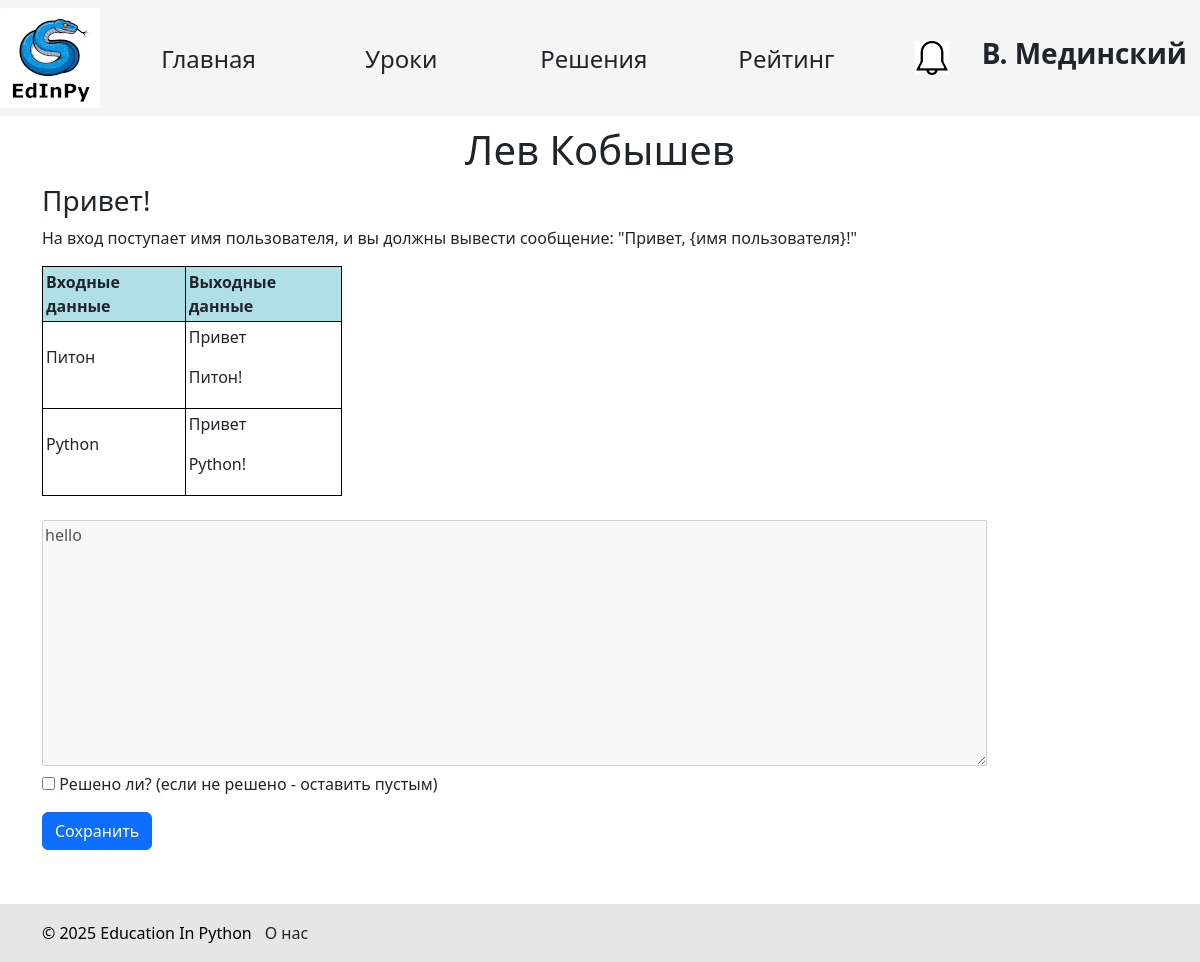
The app's page /check_solutions/2 (signed in) with its own data.
### data/teachers.py (models this page shows, shortened)
class Teacher(SqlAlchemyBase, UserMixin):
    __tablename__ = 'teachers'
    id = sqlalchemy.Column(sqlalchemy.Integer, primary_key=True, autoincrement=True)
    name = sqlalchemy.Column(sqlalchemy.String, nullable=True)
    surname = sqlalchemy.Column(sqlalchemy.String, nullable=True)
    age = sqlalchemy.Column(sqlalchemy.Integer, nullable=True)
    email = sqlalchemy.Column(sqlalchemy.String, index=True, unique=True, nullable=False)
    students = sqlalchemy.Column(sqlalchemy.String, index=True, unique=True, nullable=False)
    hashed_password = sqlalchemy.Column(sqlalchemy.String, nullable=False)
    image_name = sqlalchemy.Column(sqlalchemy.Text, nullable=True, unique=True)
    student = orm.relationship("Student")
    def has_notifications(self):
        with create_session() as db_sess:
            result = db_sess.query(TeacherNotification).filter(TeacherNotification.teacher_id == current_user.id,
                                                               TeacherNotification.is_read == False).first()
            return result is not None

### data/students.py (models this page shows, shortened)
class Student(SqlAlchemyBase, UserMixin):
    __tablename__ = 'students'
    id = sqlalchemy.Column(sqlalchemy.Integer, primary_key=True, autoincrement=True)
    name = sqlalchemy.Column(sqlalchemy.String, nullable=True)
    surname = sqlalchemy.Column(sqlalchemy.String, nullable=True)
    age = sqlalchemy.Column(sqlalchemy.Integer, nullable=True)
    email = sqlalchemy.Column(sqlalchemy.String, index=True, unique=True, nullable=False)
    hashed_password = sqlalchemy.Column(sqlalchemy.String, nullable=False)
    completed_tasks = sqlalchemy.Column(sqlalchemy.Integer, default=0)
    teacher_id = sqlalchemy.Column(sqlalchemy.Integer, sqlalchemy.ForeignKey("teachers.id"))
    teacher = orm.relationship('Teacher', back_populates='student')
    task = orm.relationship('Solution', back_populates='student')
    image_name = sqlalchemy.Column(sqlalchemy.Text, nullable=True, unique=True)

### data/tasks.py (models this page shows)
class Task(SqlAlchemyBase, SerializerMixin):
    __tablename__ = 'tasks'
    id = sqlalchemy.Column(sqlalchemy.Integer, primary_key=True, autoincrement=True)
    title = sqlalchemy.Column(sqlalchemy.String)
    condition = sqlalchemy.Column(sqlalchemy.String)
    examples = sqlalchemy.Column(sqlalchemy.String, nullable=True)
    less_id = sqlalchemy.Column(sqlalchemy.Integer, sqlalchemy.ForeignKey('lessons.id'))
    lesson = orm.relationship("Lesson", back_populates='task')
    solution = orm.relationship('Solution', back_populates='task')

### data/solutions.py (models this page shows, shortened)
class Solution(SqlAlchemyBase):
    __tablename__ = 'solutions'
    id = sqlalchemy.Column(sqlalchemy.Integer, primary_key=True, autoincrement=True)
    answer = sqlalchemy.Column(sqlalchemy.String)
    student_id = sqlalchemy.Column(sqlalchemy.Integer, sqlalchemy.ForeignKey("students.id"))
    task_id = sqlalchemy.Column(sqlalchemy.Integer, sqlalchemy.ForeignKey("tasks.id"))
    is_checked = sqlalchemy.Column(sqlalchemy.Boolean, default=False)
    is_solved = sqlalchemy.Column(sqlalchemy.Boolean, default=False)
    student = orm.relationship('Student')
    task = orm.relationship('Task')

### main.py (the view, shortened to what this page needs)
@app.route('/check_solutions/<int:solution_id>', methods=['GET', 'POST'])
@login_required
def show_solution(solution_id):
    if current_user.__class__ != Teacher:
        return redirect('/')
    with db_session.create_session() as db_sess:
        solution = db_sess.query(Solution).filter(Solution.id == solution_id).first()
        student = db_sess.query(Student).filter(Student.id == solution.student_id).first()
        task = db_sess.query(Task).filter(Task.id == solution.task_id).first()
        examples = [example.split(':') for example in str(task.examples).split(';')]
        form = CheckSolve()
        return render_template('check_solution.html', solution=solution, student=student, task=task, examples=examples,
                               form=form)

### forms/task.py
class CheckSolve(FlaskForm):
    is_solved = BooleanField('Решено ли?')
    submit = SubmitField('Сохранить')

### data/db_session.py (called while the page is built)
def create_session() -> Session:
    global __factory
    return __factory()

### main.py (called while the page is built)
@login_manager.user_loader
def load_user(id):
    try:
        id, cl = id.split("|")
        if cl not in USER_CLASSES:
            raise Exception
        with db_session.create_session() as db_sess:
            return Session.get(entity=USER_CLASSES[cl], ident=id, self=db_sess)  # создание сессии
    except Exception:
        return None

### templates/check_solution.html (shortened to what this page needs)
{% extends "base.html" %} {% block content %}
<form action="" method="post">
    <link rel="stylesheet" href="../static/css/style.css">
    <h1>{{ student.name }} {{ student.surname }}</h1>
    <div>
        <h3>{{ task.title }}</h3>
        <p>{{ task.condition }}</p>
        <div>
            <table>
                <thead>
                <tr>
                    <th>Входные данные</th>
                    <th>Выходные данные</th>
                </tr>
                </thead>
                <tbody>
                {% for example in examples %}
                <tr>
                    <td>
                        {% for i in example[0].split(',') %}
                        <p>{{i}}</p>
                        {% endfor %}
                    </td>
                    <td>
                        {% for i in example[1].split(',') %}
                        <p>{{i}}</p>
                        {% endfor %}
                    </td>
                </tr>
                {% endfor %}
                </tbody>
            </table>
        </div>
    </div>
    <br>
    <textarea cols="100" id="code" name="code" rows="10" disabled>{{solution.answer}}</textarea>
    <p>{{ form.is_solved() }} {{ form.is_solved.label }} (если не решено - оставить пустым)</p>
    <p>{{ form.submit(type="submit", class="btn btn-primary") }}</p>
</form>
{% endblock %}

### templates/base.html (shortened to what this page needs)
<!DOCTYPE html>
<html lang="ru">
  <head>
    <link
      href="https://cdn.jsdelivr.net/npm/bootstrap@5.3.3/dist/css/bootstrap.min.css"
      rel="stylesheet"
    />
    <link rel="stylesheet" href="../static/css/style.css" />
    <link rel="stylesheet" href="../static/css/base.css" />
  </head>
  <body>
    <header>
      <nav class="navbar navbar-light">
        <div class="logo">
          <a href="/">
            <img src="{{url_for('static', filename='edinpy.png')}}" />
          </a>
        </div>
        <div class="nav_buttons">
          <a href="/" type="button" class="btn main_page">Главная</a>
          <a href="/lessons" type="button" class="btn lessons">Уроки</a>
          {% if current_user.is_authenticated and
          current_user.__class__.__name__ == 'Teacher' %}
          <a href="/check_solutions" type="button" class="btn solutions"
            >Решения</a
          >
          {% endif %}
          <a href="/rating" type="button" class="btn rating">Рейтинг</a>
        </div>
        <div class="account">
          {% if current_user.is_authenticated %}
          <div class="notifications">
            {% if current_user.__class__.__name__ in ['Student', 'Teacher'] and
            current_user.has_notifications() %}
            <a href="/notifications">
              <img src="{{ url_for('static', filename='bell_black.png') }}" />
            </a>
            {% else %}
            <a href="/notifications"
              ><img src="{{ url_for('static', filename='bell_white.png') }}"
            /></a>
            {% endif %}
          </div>
          <div class="profile_user">
            <a href="/profile" class="btn"
              ><h3>
                <b>{{ current_user.name[0] }}. {{ current_user.surname }}</b>
              </h3></a
            >
          </div>
          {% endif %}
        </div>
      </nav>
    </header>
    <main role="main" class="container">{% block content %}{% endblock %}</main>
    <br /><br /><br /><br />
    <div id="footer">
      <div class="container ms-auto">
        <p>&copy; 2025 Education In Python</p>
        <a href="/about_us" class="btn about_us">О нас</a>
      </div>
    </div>
  </body>
</html>

### static/css/style.css (style rules this page uses)
h1 { text-align: center; margin: 10px auto; }
table { width: 300px; border-collapse: collapse; }
td, th { padding: 3px; border: 1px solid black; }
th { background: #b0e0e6; }

### static/css/base.css (style rules this page uses)
nav { background-color: rgb(245, 245, 245); }
.logo { align-self: flex-start; background-color: rgb(245, 245, 245); }
div.nav_buttons { flex-grow: 1; display: flex; justify-content: space-evenly; flex-wrap: wrap; }
nav>div.nav_buttons a.main_page, nav>div.nav_buttons a.lessons, nav>div.nav_buttons a.solutions, nav>div.nav_buttons a.rating { width: 7em; height: 2em; font-size: 150%; }
div.notifications { width: 33.75px; align-self: center; margin: 0 20px; }
div.notifications img { width: 100%; background-color: rgb(245, 245, 245); }
.account { display: flex; justify-content: end; }
#footer { position: fixed; left: 0; bottom: 0; padding: 10px; background: rgb(230, 230, 230); color: black; width: 100%; }
#footer .container { display: flex; flex-direction: row; justify-content: start; }
#footer .container p { margin: 0; align-self: center; }

### records on screen
Teacher: name "В", surname "Мединский"
Student: name "Лев", surname "Кобышев"
Task: title "Привет!", condition "На вход поступает имя пользователя, и вы должны вывести сообщение: \"Привет, {имя пользователя}!\""
Solution: code "hello"

### other values on screen
{{ i }} "Питон" "Python"
{{ i }} "Привет" "Питон!" "Привет" "Python!"
